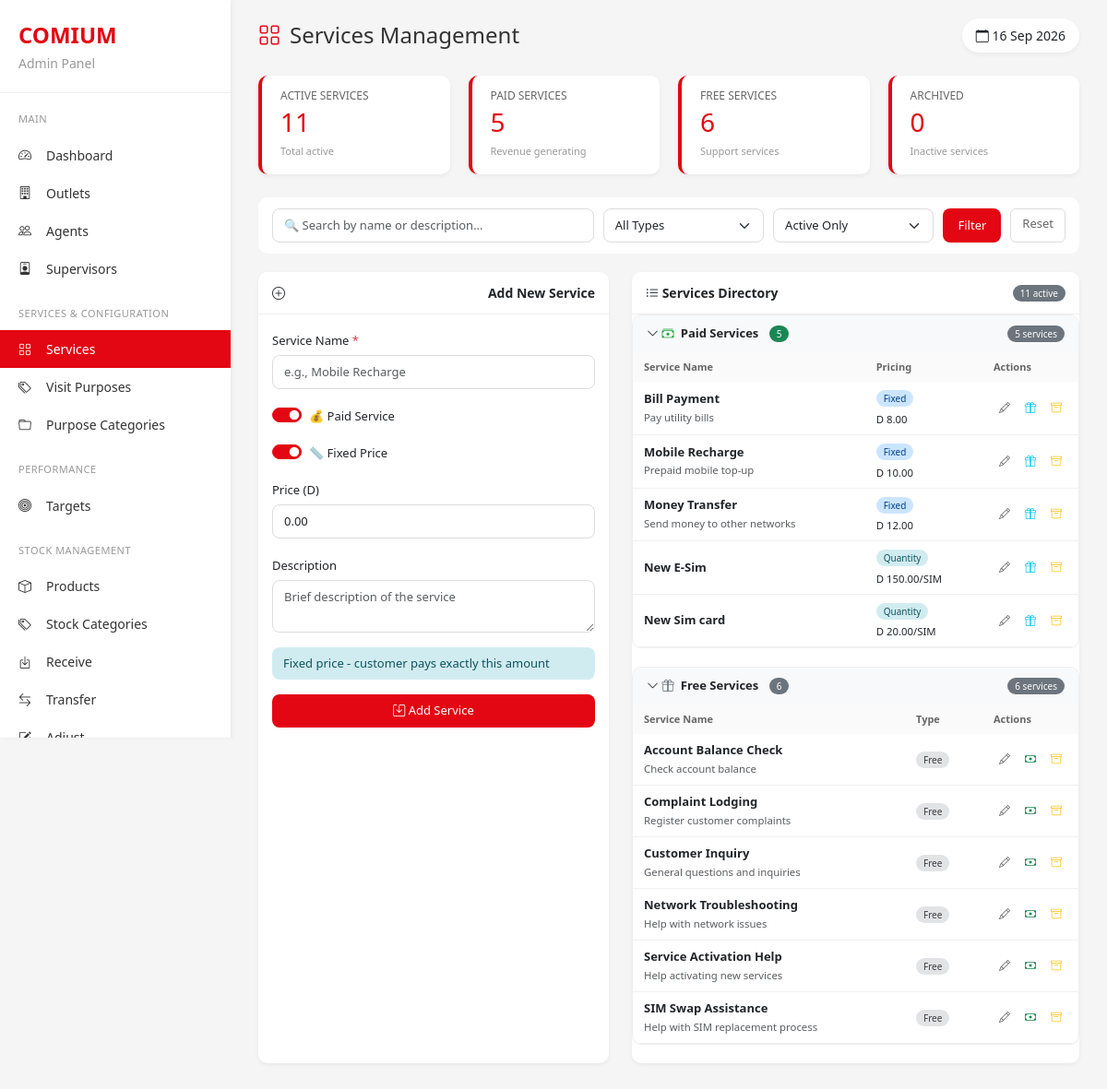
Page /docs/merged_sources/showroom_advanced_services.original.php (signed in) on the committed database.
### tables this page shows
CREATE TABLE `services` (
  `id` int NOT NULL,
  `name` varchar(100) NOT NULL,
  `price` decimal(10,2) NOT NULL,
  `is_paid` tinyint(1) DEFAULT '1',
  `description` text,
  `is_active` tinyint(1) DEFAULT '1',
  `created_at` timestamp NULL DEFAULT CURRENT_TIMESTAMP,
  `is_fixed_price` tinyint(1) DEFAULT '1' COMMENT 'TRUE = Fixed price, FALSE = Customer can pay any amount',
  `min_amount` decimal(10,2) DEFAULT NULL COMMENT 'Minimum amount for flexible pricing',
  `max_amount` decimal(10,2) DEFAULT NULL COMMENT 'Maximum amount for flexible pricing',
  `is_quantity_based` tinyint(1) DEFAULT '0' COMMENT 'TRUE = Price is per unit, multiply by quantity',
  `unit_name` varchar(50) DEFAULT 'unit' COMMENT 'e.g., SIM, GB, minute, etc.',
  `allow_custom_quantity` tinyint(1) DEFAULT '1'
);

### docs/merged_sources/showroom_advanced_services.original.php (the view, shortened to what the rows shown need)
<?php
require_once '../config.php';
$search = isset($_GET['search']) ? mysqli_real_escape_string($conn, $_GET['search']) : '';
$show_inactive = isset($_GET['show_inactive']) && $_GET['show_inactive'] == '1';
$filter_type = isset($_GET['type']) ? mysqli_real_escape_string($conn, $_GET['type']) : '';
if ($search || $filter_type) {
    $where_conditions = [];
    if ($show_inactive) {
        $where_conditions[] = "(is_active = 1 OR is_active = 0)";
    } else {
        $where_conditions[] = "is_active = 1";
    }
    if ($filter_type == 'paid') {
        $where_conditions[] = "is_paid = 1";
    } elseif ($filter_type == 'free') {
        $where_conditions[] = "is_paid = 0";
    }
    if ($search) {
        $where_conditions[] = "(name LIKE '%$search%' OR description LIKE '%$search%')";
    }
    $where_sql = !empty($where_conditions) ? "WHERE " . implode(" AND ", $where_conditions) : "";
    $services_query = "SELECT * FROM services $where_sql ORDER BY is_active DESC, is_paid DESC, name";
} elseif ($show_inactive) {
    $services_query = "SELECT * FROM services ORDER BY is_active DESC, is_paid DESC, name";
} else {
    $services_query = "SELECT * FROM services WHERE is_active = 1 ORDER BY is_paid DESC, name";
}
$services_result = mysqli_query($conn, $services_query);
$paid_services = [];
$free_services = [];
$inactive_services = [];
while ($service = mysqli_fetch_assoc($services_result)) {
    if ($service['is_active'] == 0) {
        $inactive_services[] = $service;
    } else if ($service['is_paid'] == 1) {
        $paid_services[] = $service;
    } else {
        $free_services[] = $service;
    }
}
?>
<!DOCTYPE html>
<html lang="en">
<head>
    <link href="https://cdn.jsdelivr.net/npm/bootstrap@5.3.0/dist/css/bootstrap.min.css" rel="stylesheet">
    <link rel="stylesheet" href="https://cdn.jsdelivr.net/npm/bootstrap-icons@1.11.0/font/bootstrap-icons.css">
</head>
<body>
    <div class="main-content">
        <div class="two-col">
            <div class="card">
                <div class="card-body p-0">
                    <?php if (count($paid_services) > 0): ?>
                    <div class="service-group" data-group="paid">
                        <div class="service-list">
                            <div class="table-scroll">
                                <table class="compact-table">
                                    <thead>
                                        <tr>
                                            <th>Service Name</th>
                                            <th>Pricing</th>
                                            <th style="width: 100px;">Actions</th>
                                        </tr>
                                    </thead>
                                    <tbody>
                                        <?php foreach ($paid_services as $service):
                                            $price_display = '';
                                            if($service['is_quantity_based']) {
                                                $price_display = 'D ' . number_format($service['price'], 2) . '/' . ($service['unit_name'] ?? 'unit');
                                            } else {
                                                $price_display = 'D ' . number_format($service['price'], 2);
                                            }
                                        ?>
                                        <tr data-service-name="<?php echo strtolower(htmlspecialchars($service['name'])); ?>"
                                            data-service-desc="<?php echo strtolower(htmlspecialchars($service['description'] ?? '')); ?>">
                                            <td>
                                                <strong><?php echo htmlspecialchars($service['name']); ?></strong>
                                                <?php if($service['description']): ?>
                                                <br><small class="text-muted"><?php echo htmlspecialchars(substr($service['description'], 0, 35)); ?></small>
                                                <?php endif; ?>
                                             </div>
                                            <td>
                                                <span class="badge <?php echo $service['is_quantity_based'] ? 'badge-quantity' : ($service['is_fixed_price'] ? 'badge-fixed' : 'badge-flexible'); ?>">
                                                    <?php echo $service['is_quantity_based'] ? 'Quantity' : ($service['is_fixed_price'] ? 'Fixed' : 'Flexible'); ?>
                                                </span>
                                                <div class="small mt-1"><?php echo $price_display; ?></div>
                                             </div>
                                            <td>
                                                <div class="d-flex gap-1">
                                                    <a href="?edit=<?php echo $service['id']; ?>" class="action-btn" title="Edit">
                                                        <i class="bi bi-pencil"></i>
                                                    </a>
                                                    <a href="?toggle_paid=<?php echo $service['id']; ?>" class="action-btn text-info" title="Toggle Free">
                                                        <i class="bi bi-gift"></i>
                                                    </a>
                                                    <a href="?delete=<?php echo $service['id']; ?>" class="action-btn text-warning"
                                                       onclick="return confirm('Archive this service?')" title="Archive">
                                                        <i class="bi bi-archive"></i>
                                                    </a>
                                                </div>
                                             </div>
                                        </tr>
                                        <?php endforeach; ?>
                    <?php endif; ?>
                    <?php if (count($free_services) > 0): ?>
                    <div class="service-group" data-group="free">
                        <div class="service-list">
                            <div class="table-scroll">
                                <table class="compact-table">
                                    <thead>
                                        <tr>
                                            <th>Service Name</th>
                                            <th>Type</th>
                                            <th style="width: 100px;">Actions</th>
                                        </tr>
                                    </thead>
                                    <tbody>
                                        <?php foreach ($free_services as $service): ?>
                                        <tr data-service-name="<?php echo strtolower(htmlspecialchars($service['name'])); ?>"
                                            data-service-desc="<?php echo strtolower(htmlspecialchars($service['description'] ?? '')); ?>">
                                            <td>
                                                <strong><?php echo htmlspecialchars($service['name']); ?></strong>
                                                <?php if($service['description']): ?>
                                                <br><small class="text-muted"><?php echo htmlspecialchars(substr($service['description'], 0, 35)); ?></small>
                                                <?php endif; ?>
                                             </div>
                                            <td>
                                                <span class="badge badge-free">Free</span>
                                             </div>
                                            <td>
                                                <div class="d-flex gap-1">
                                                    <a href="?edit=<?php echo $service['id']; ?>" class="action-btn" title="Edit">
                                                        <i class="bi bi-pencil"></i>
                                                    </a>
                                                    <a href="?toggle_paid=<?php echo $service['id']; ?>" class="action-btn text-success" title="Make Paid">
                                                        <i class="bi bi-cash"></i>
                                                    </a>
                                                    <a href="?delete=<?php echo $service['id']; ?>" class="action-btn text-warning"
                                                       onclick="return confirm('Archive this service?')" title="Archive">
                                                        <i class="bi bi-archive"></i>
                                                    </a>
                                                </div>
                                             </div>
                                        </tr>
                                        <?php endforeach; ?>
                    <?php endif; ?>
</body>
</html>

### rows in the picture
services: name "Bill Payment", description "Pay utility bills", is_quantity_based "Fixed", price "D 8.00"
services: name "Mobile Recharge", description "Prepaid mobile top-up", is_quantity_based "Fixed", price "D 10.00"
services: name "Money Transfer", description "Send money to other networks", is_quantity_based "Fixed", price "D 12.00"
services: name "New E-Sim", is_quantity_based "Quantity", price_display "D 150.00/SIM"
services: name "New Sim card", is_quantity_based "Quantity", price_display "D 20.00/SIM"
services: name "Account Balance Check", description "Check account balance"
services: name "Complaint Lodging", description "Register customer complaints"
services: name "Customer Inquiry", description "General questions and inquiries"
services: name "Network Troubleshooting", description "Help with network issues"
services: name "Service Activation Help", description "Help activating new services"
services: name "SIM Swap Assistance", description "Help with SIM replacement process"

### other values in the picture
$total_active "11"
$total_paid "5"
$total_free "6"
count($inactive_services) "0"
count($paid_services) "5"
count($free_services) "6"
